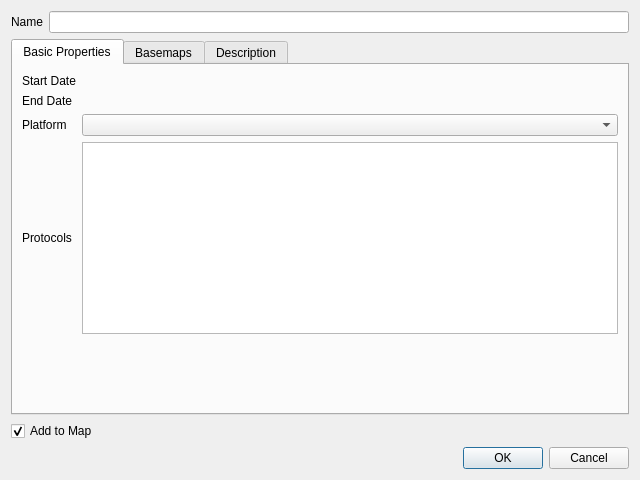
<?xml version="1.0" encoding="UTF-8"?>
<ui version="4.0">
 <class>event2</class>
 <widget class="QDialog" name="event2">
  <property name="geometry">
   <rect>
    <x>0</x>
    <y>0</y>
    <width>640</width>
    <height>480</height>
   </rect>
  </property>
  <property name="windowTitle">
   <string>Dialog</string>
  </property>
  <layout class="QVBoxLayout" name="verticalLayout_2">
   <item>
    <layout class="QVBoxLayout" name="verticalLayout">
     <item>
      <layout class="QHBoxLayout" name="horizontalLayout">
       <item>
        <widget class="QLabel" name="label">
         <property name="text">
          <string>Name</string>
         </property>
        </widget>
       </item>
       <item>
        <widget class="QLineEdit" name="txtName"/>
       </item>
      </layout>
     </item>
     <item>
      <widget class="QTabWidget" name="tabWidget">
       <property name="currentIndex">
        <number>0</number>
       </property>
       <widget class="QWidget" name="tabBasic">
        <attribute name="title">
         <string>Basic Properties</string>
        </attribute>
        <layout class="QGridLayout" name="gridLayout_2">
         <item row="0" column="0">
          <layout class="QGridLayout" name="gridLayout">
           <item row="1" column="0">
            <widget class="QLabel" name="label_3">
             <property name="text">
              <string>End Date</string>
             </property>
            </widget>
           </item>
           <item row="3" column="0">
            <widget class="QLabel" name="lblProtocols">
             <property name="text">
              <string>Protocols</string>
             </property>
            </widget>
           </item>
           <item row="0" column="0">
            <widget class="QLabel" name="label_2">
             <property name="text">
              <string>Start Date</string>
             </property>
            </widget>
           </item>
           <item row="2" column="0">
            <widget class="QLabel" name="label_4">
             <property name="text">
              <string>Platform</string>
             </property>
            </widget>
           </item>
           <item row="2" column="1">
            <widget class="QComboBox" name="cboPlatform"/>
           </item>
           <item row="3" column="1">
            <widget class="QListView" name="vwProtocols"/>
           </item>
          </layout>
         </item>
         <item row="1" column="0">
          <spacer name="verticalSpacer">
           <property name="orientation">
            <enum>Qt::Vertical</enum>
           </property>
           <property name="sizeHint" stdset="0">
            <size>
             <width>20</width>
             <height>40</height>
            </size>
           </property>
          </spacer>
         </item>
        </layout>
       </widget>
       <widget class="QWidget" name="tabBasemaps">
        <attribute name="title">
         <string>Basemaps</string>
        </attribute>
        <layout class="QGridLayout" name="gridLayout_4">
         <item row="0" column="0">
          <widget class="QListView" name="vwBasemaps"/>
         </item>
        </layout>
       </widget>
       <widget class="QWidget" name="tabDescription">
        <attribute name="title">
         <string>Description</string>
        </attribute>
        <layout class="QGridLayout" name="gridLayout_3">
         <item row="0" column="0">
          <widget class="QPlainTextEdit" name="txtDescription"/>
         </item>
        </layout>
       </widget>
      </widget>
     </item>
     <item>
      <widget class="QCheckBox" name="chkAddToMap">
       <property name="text">
        <string>Add to Map</string>
       </property>
       <property name="checked">
        <bool>true</bool>
       </property>
      </widget>
     </item>
     <item>
      <widget class="QDialogButtonBox" name="buttonBox">
       <property name="standardButtons">
        <set>QDialogButtonBox::Cancel|QDialogButtonBox::Ok</set>
       </property>
      </widget>
     </item>
    </layout>
   </item>
  </layout>
 </widget>
 <resources/>
 <connections/>
</ui>
